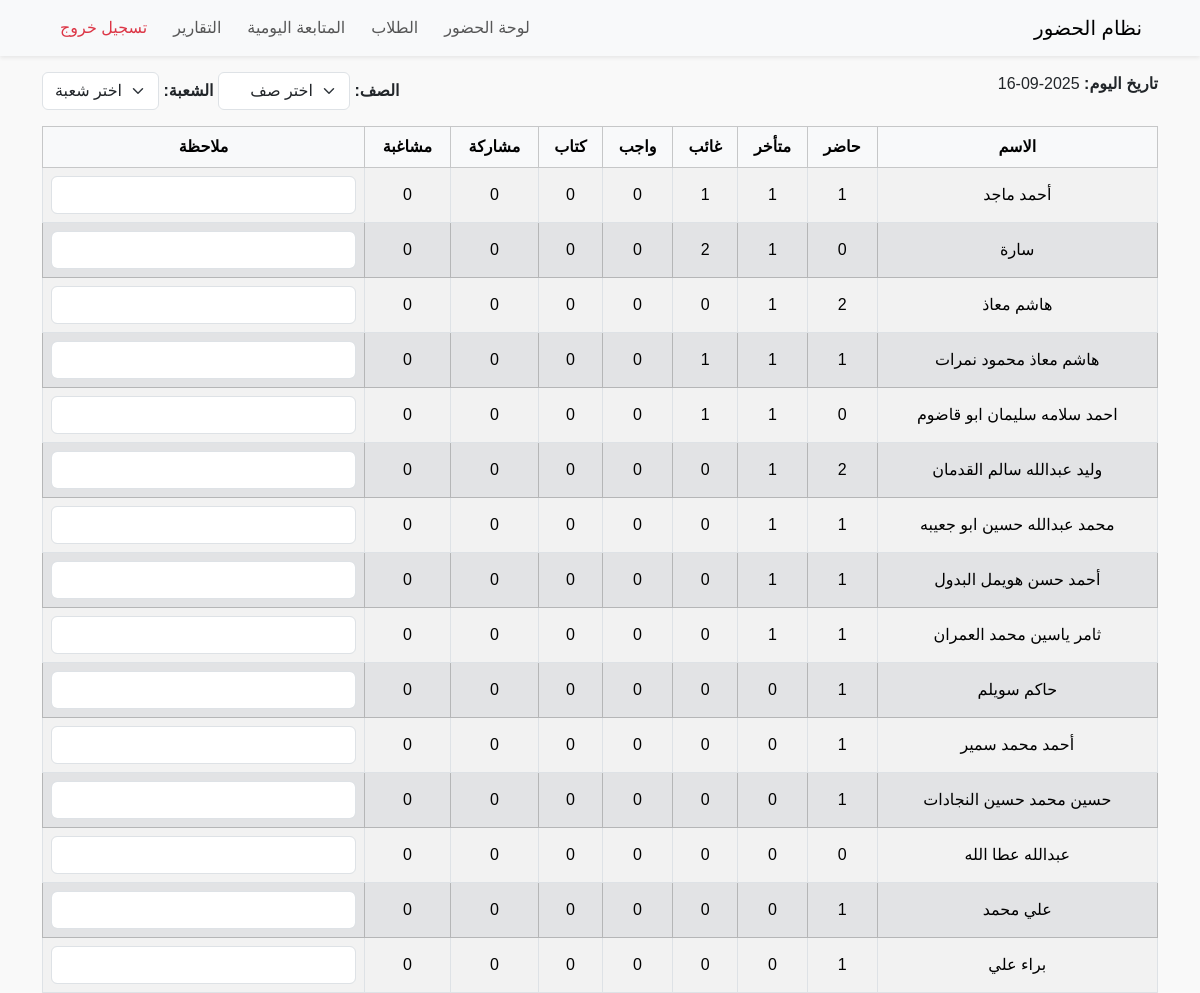
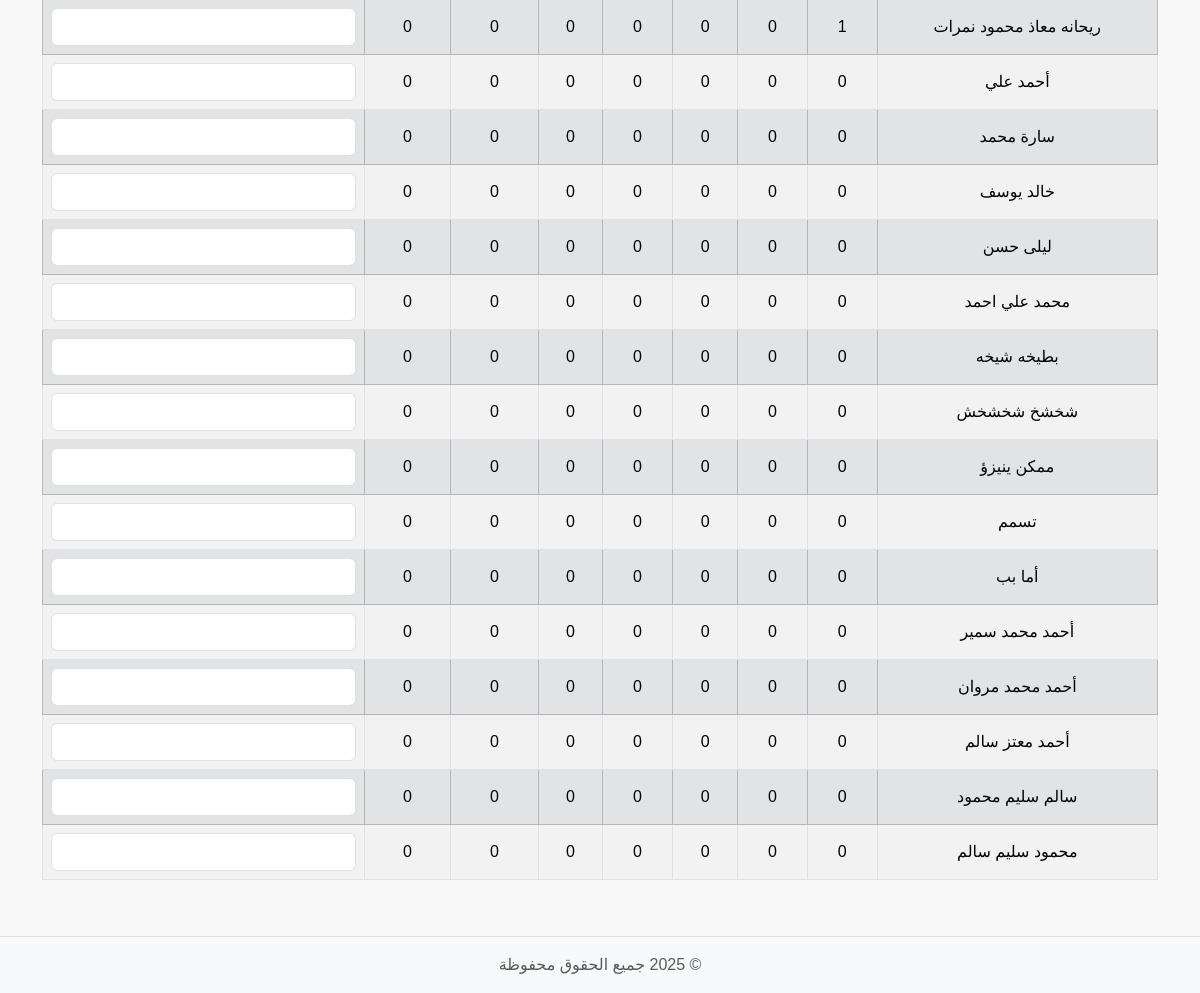
The page /reports on the database as committed earlier (2 pictures, top to bottom).
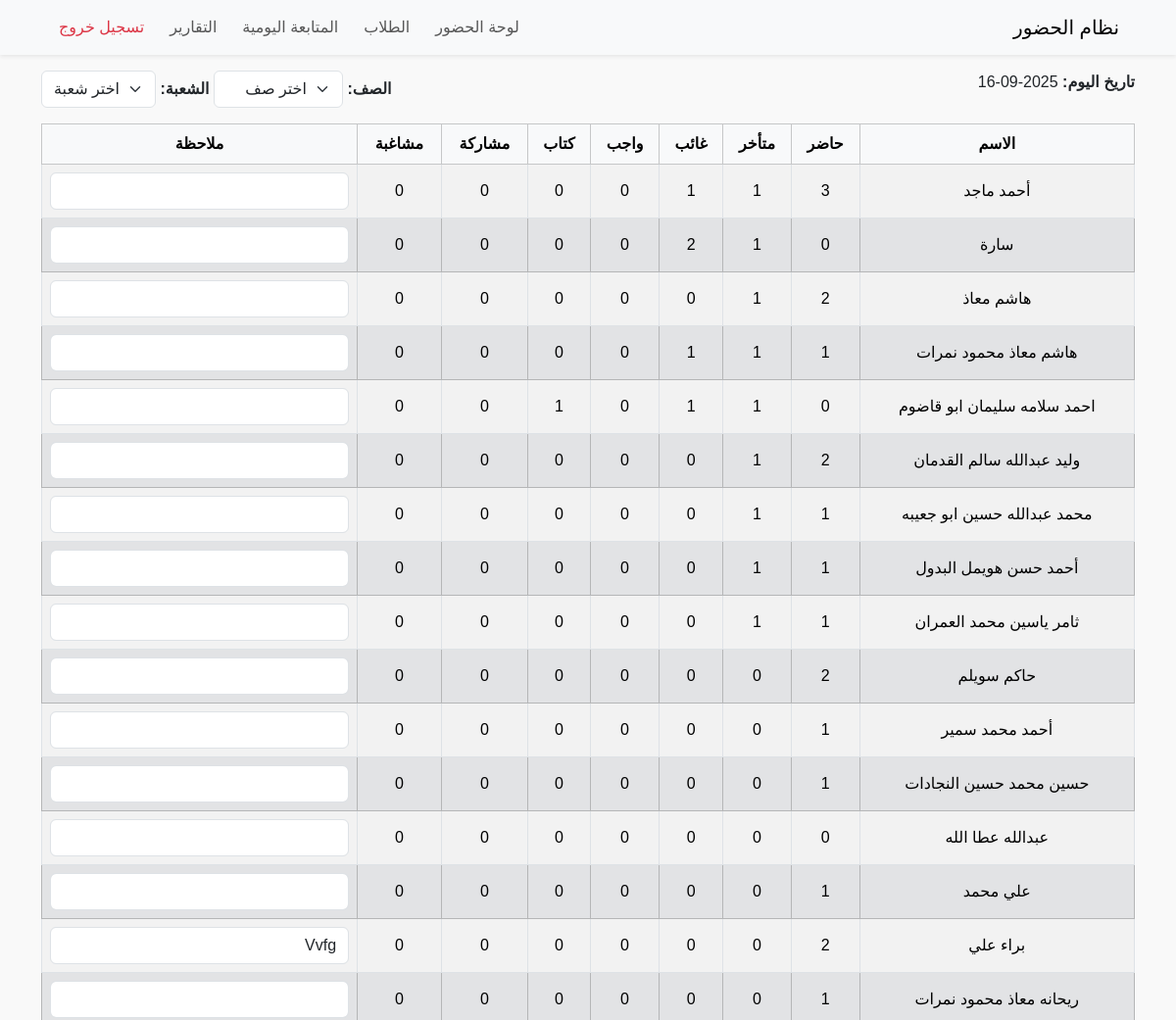
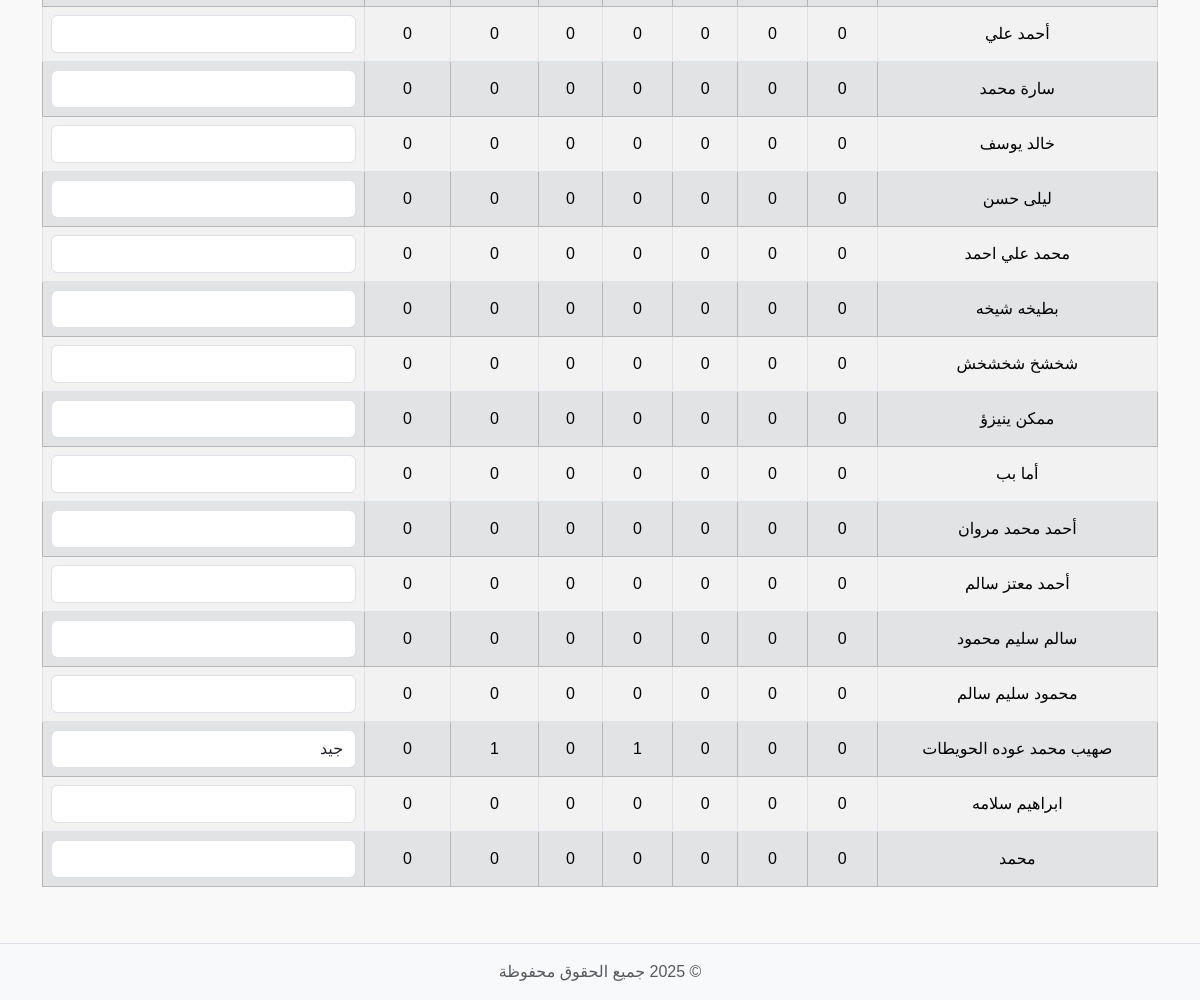
The same page on the database as committed later (2 pictures, top to bottom).
### tables this page shows
CREATE TABLE students (
    id INTEGER PRIMARY KEY AUTOINCREMENT,
    student_name TEXT NOT NULL,
    username TEXT,
    password TEXT
, class_name TEXT, section TEXT);

### reports.py (the view)
def reports_page():
    conn = get_db_connection()
    today = date.today().isoformat()
    students = conn.execute('''
        SELECT s.id, s.student_name, s.class_name, s.section,
               SUM(CASE WHEN a.status='present' THEN 1 ELSE 0 END) AS present_count,
               SUM(CASE WHEN a.status='late' THEN 1 ELSE 0 END) AS late_count,
               SUM(CASE WHEN a.status='absent' THEN 1 ELSE 0 END) AS absent_count,
               t.homework, t.book, t.participation, t.misbehavior, t.note
        FROM students s
        LEFT JOIN attendance a ON s.id = a.student_id
        LEFT JOIN student_tracking t ON s.id = t.student_id AND t.date=?
        GROUP BY s.id
    ''', (today,)).fetchall()
    classes = [row['class_name'] for row in conn.execute("SELECT DISTINCT class_name FROM students").fetchall()]
    sections = [row['section'] for row in conn.execute("SELECT DISTINCT section FROM students").fetchall()]
    conn.close()
    return render_template('reports.html', students=students, today=today, classes=classes, sections=sections)

### db.py (called while the page is built)
def get_db_connection():
    conn = sqlite3.connect(DB_PATH)
    conn.row_factory = sqlite3.Row
    return conn

### templates/reports.html (shortened to what this page needs)
{% include 'partials/header.html' %}
{% include 'partials/navbar.html' %}
<div class="container my-3">
    <div class="d-flex justify-content-between mb-3">
        <div><strong>تاريخ اليوم:</strong> {{ today }}</div>
        <div>
            <strong>الصف:</strong>
            <select id="classSelect" class="form-select d-inline-block w-auto">
                <option value="all">اختر صف</option>
            </select>
            <strong>الشعبة:</strong>
            <select id="sectionSelect" class="form-select d-inline-block w-auto">
                <option value="all">اختر شعبة</option>
            </select>
        </div>
    </div>
    <div class="table-responsive">
        <table class="table table-bordered table-striped text-center" id="reportsTable">
            <thead class="table-light sticky-top">
                <tr>
                    <th>الاسم</th>
                    <th>حاضر</th>
                    <th>متأخر</th>
                    <th>غائب</th>
                    <th>واجب</th>
                    <th>كتاب</th>
                    <th>مشاركة</th>
                    <th>مشاغبة</th>
                    <th>ملاحظة</th>
                </tr>
            </thead>
            <tbody>
                {% for student in students %}
                <tr data-class="{{ student.class_name }}" data-section="{{ student.section }}" class="{% if loop.index0 % 2 == 0 %}table-white{% else %}table-secondary{% endif %}">
                    <td>{{ student.student_name }}</td>
                    <td class="clickable" data-student="{{ student.id }}" data-status="present">{{ student.present_count or 0 }}</td>
                    <td class="clickable" data-student="{{ student.id }}" data-status="late">{{ student.late_count or 0 }}</td>
                    <td class="clickable" data-student="{{ student.id }}" data-status="absent">{{ student.absent_count or 0 }}</td>
                    <td class="clickable" data-student="{{ student.id }}" data-field="homework">{{ student.homework or 0 }}</td>
                    <td class="clickable" data-student="{{ student.id }}" data-field="book">{{ student.book or 0 }}</td>
                    <td class="clickable" data-student="{{ student.id }}" data-field="participation">{{ student.participation or 0 }}</td>
                    <td class="clickable" data-student="{{ student.id }}" data-field="misbehavior">{{ student.misbehavior or 0 }}</td>
                    <td>
                        <input type="text" class="note-input form-control {% if student.note %}has-note{% endif %}"
                               value="{{ student.note or '' }}"
                               data-student="{{ student.id }}">
                    </td>
                </tr>
                {% endfor %}
            </tbody>
        </table>
    </div>
</div>
{% include 'partials/footer.html' %}

Rows that differ between the two databases and show on the page:
removed students: student_name "تسمم", present_count "0", late_count "0", absent_count "0", homework "0", book "0", participation "0", misbehavior "0"
removed students: student_name "أحمد محمد سمير", present_count "0", late_count "0", absent_count "0", homework "0", book "0", participation "0", misbehavior "0"
computed for students "أحمد ماجد": id "1" → "3"
computed for students "احمد سلامه سليمان ابو قاضوم": book "0" → "1"
computed for students "حاكم سويلم": present_count "1" → "2"
shown differently, row unchanged: students "براء علي": present_count "1" → "2"; note (not shown) → "Vvfg"
added students: student_name "صهيب محمد عوده الحويطات", present_count "0", late_count "0", absent_count "0", homework "1", book "0", participation "1", misbehavior "0", note "جيد"
added students: student_name "ابراهيم سلامه", present_count "0", late_count "0", absent_count "0", homework "0", book "0", participation "0", misbehavior "0"
added students: student_name "محمد", present_count "0", late_count "0", absent_count "0", homework "0", book "0", participation "0", misbehavior "0"
